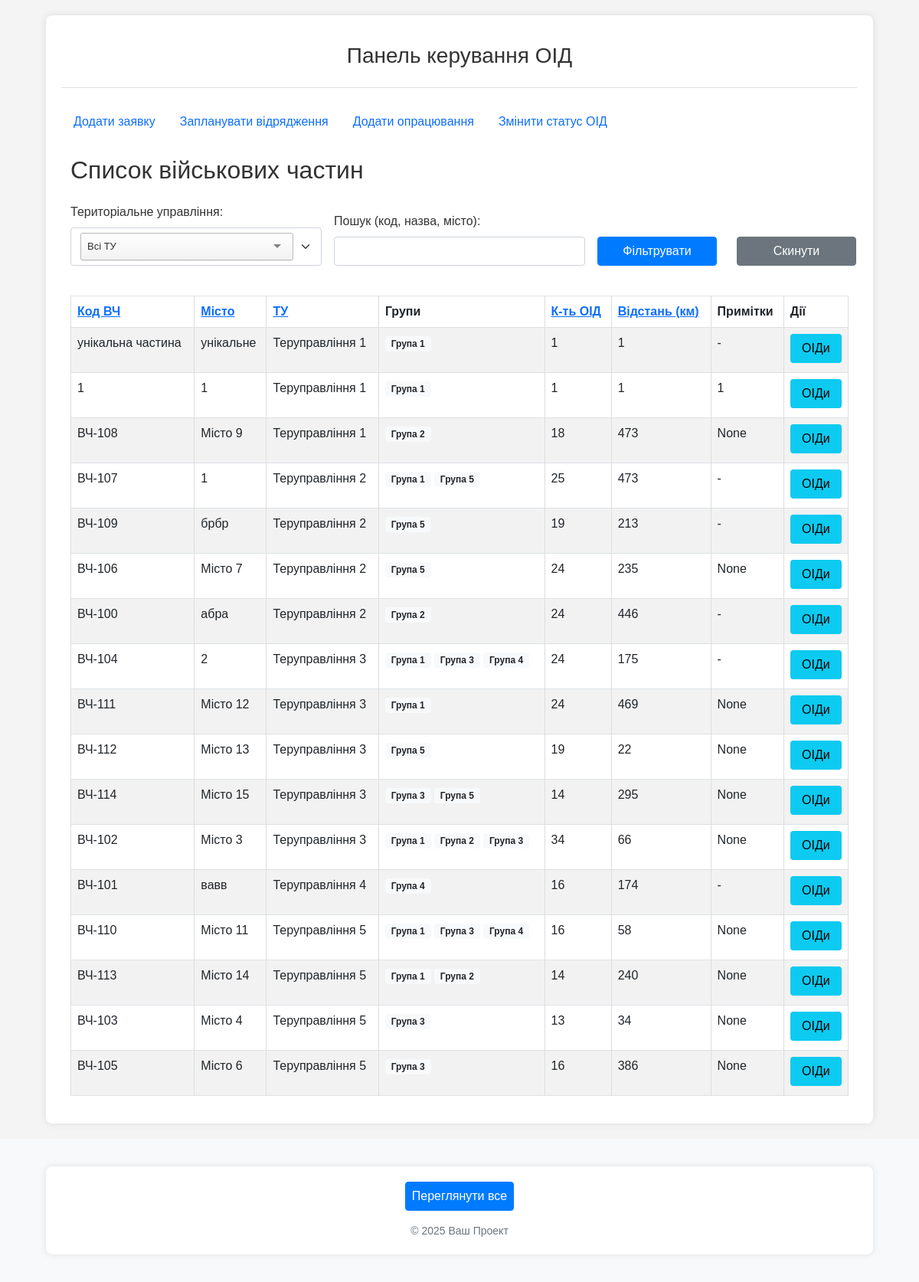
The app's page /oids/units/ with its own data.
### oids/models.py (models this page shows, shortened)
class Unit(models.Model):
    territorial_management = models.ForeignKey(
        TerritorialManagement,
        on_delete=models.SET_NULL, # Якщо ТУ видаляється, частина може залишитися, але без прив'язки до ТУ.
        null=True,
        blank=True,
        verbose_name="Територіальне управління",
        related_name='units' # Дозволить отримати всі частини для ТУ: `tu_instance.units.all()`
    )
    code = models.CharField(max_length=50, unique=True, verbose_name="Код частини (номер)")
    name = models.CharField(max_length=255, verbose_name="Назва військової частини", blank=True, null=True) # Можливо, назва не завжди потрібна, якщо є код
    city = models.CharField(max_length=100, verbose_name="Місто розташування") # Збільшив max_length для міст
    distance_from_gu = models.PositiveIntegerField(verbose_name="Відстань від ГУ (км)", blank=True, null=True) # Змінив на PositiveIntegerField
    unit_groups = models.ManyToManyField(
        UnitGroup,
        blank=True,
        verbose_name="Групи військових частин",
        related_name='units' # Дозволить отримати всі частини для групи: `group_instance.units.all()`
    )
    note = models.TextField(verbose_name="Примітки", blank=True, null=True)
    class Meta:
        verbose_name = "Військова частина"
        verbose_name_plural = "Військові частини"

class TerritorialManagement(models.Model):
    code = models.CharField(max_length=50, unique=True, verbose_name="Код управління")
    name = models.CharField(max_length=255, verbose_name="Назва управління")
    note = models.TextField(verbose_name="Примітка", blank=True, null=True)
    class Meta:
        verbose_name = "Територіальне управління"
        verbose_name_plural = "Територіальні управління"

class UnitGroup(models.Model):
    name = models.CharField(max_length=255, unique=True, verbose_name="Назва групи частин")
    note = models.TextField(verbose_name="Примітка", blank=True, null=True)
    class Meta:
        verbose_name = "Група військових частин (для відряджень)"
        verbose_name_plural = "Групи військових частин (для відряджень)"

### oids/views.py (the view)
# urls.py: path('units/', views.unit_list_view, name='list_units'),
def unit_list_view(request):
    units_list_qs = Unit.objects.select_related(
        'territorial_management'
    ).prefetch_related(
        'unit_groups',
        'oids'
    ).annotate(
        oid_count=Count('oids')
    )
    selected_tm_id_str = request.GET.get('territorial_management')
    current_tm_id_int = None # Буде None або int
    if selected_tm_id_str and selected_tm_id_str.isdigit():
        current_tm_id_int = int(selected_tm_id_str)
        units_list_qs = units_list_qs.filter(territorial_management__id=current_tm_id_int)
    search_query = request.GET.get('search_query')
    if search_query:
        units_list_qs = units_list_qs.filter(
            Q(code__icontains=search_query) |
            Q(name__icontains=search_query) |
            Q(city__icontains=search_query)
        )
    sort_by = request.GET.get('sort_by', 'territorial_management__name')
    sort_order = request.GET.get('sort_order', 'asc')
    valid_sort_fields = {
        'code': 'code',
        'name': 'name',
        'city': 'city',
        'tm': 'territorial_management__name',
        'oid_count': 'oid_count',
        'distance': 'distance_from_gu'
    }
    order_by_field = valid_sort_fields.get(sort_by, 'territorial_management__name')
    if sort_order == 'desc':
        order_by_field = f'-{order_by_field}'
    units_list_qs = units_list_qs.order_by(order_by_field, 'name' if order_by_field != 'name' else 'code')
    paginator = Paginator(units_list_qs, 25)
    page_number = request.GET.get('page')
    page_obj = paginator.get_page(page_number)
    territorial_managements_for_filter = TerritorialManagement.objects.all().order_by('name')
    context = {
        'page_title': 'Список військових частин',
        'units': page_obj,
        'page_obj': page_obj,
        'territorial_managements_for_filter': territorial_managements_for_filter,
        'current_tm_id': current_tm_id_int, # Передаємо int або None
        'current_search_query': search_query,
        'current_sort_by': sort_by,
        'current_sort_order': sort_order,
        'is_sorted_desc': sort_order == 'desc',
    }
    return render(request, 'oids/lists/unit_list.html', context)

### oids/templates/oids/lists/unit_list.html (shortened to what this page needs)
{% extends "oids/base.html" %}
{% block content %}
<div class="container-fluid">
	<h2 class="mb-4">{{ page_title }}</h2>
	<form method="GET" action="{% url 'oids:list_units' %}" class="mb-4">
		<div class="row g-3 align-items-end">
			      <div class="col-md-4">
                <label for="territorial_management_filter" class="form-label">Територіальне управління:</label>
            </div>
			<div class="col-md-4">
				<label for="search_query_filter" class="form-label">Пошук (код, назва, місто):</label>
				<input type="text" name="search_query" id="search_query_filter" class="form-control" value="{{ current_search_query|default:'' }}">
			</div>
			<div class="col-md-2">
				<button type="submit" class="btn btn-primary w-100">Фільтрувати</button>
			</div>
			<div class="col-md-2">
				<a href="{% url 'oids:list_units' %}" class="btn btn-secondary w-100">Скинути</a>
			</div>
		</div>
	</form>
	{% if units %}
	<div class="table-responsive">
		<table class="table table-striped table-bordered table-hover">
			<thead class="thead-dark">
				<tr>
					{% url 'oids:list_units' as list_url %}
					{% with tm_param_str=current_tm_id|default_if_none:""|stringformat:"s" search_param_str=current_search_query|default_if_none:"" %}
					{% with base_params="territorial_management="|add:tm_param_str|add:"&search_query="|add:search_param_str %}
					<th>
						<a href="{{ list_url }}?sort_by=code&sort_order={% if current_sort_by == 'code' and not is_sorted_desc %}desc{% else %}asc{% endif %}&{{ base_params }}">
							Код ВЧ {% if current_sort_by == 'code' %}{% if is_sorted_desc %}▼{% else %}▲{% endif %}{% endif %}
						</a>
					</th>
					<th>
						<a href="{{ list_url }}?sort_by=name&sort_order={% if current_sort_by == 'name' and not is_sorted_desc %}desc{% else %}asc{% endif %}&{{ base_params }}">
							Місто {% if current_sort_by == 'name' %}{% if is_sorted_desc %}▼{% else %}▲{% endif %}{% endif %}
						</a>
					</th>
					<th>
						<a href="{{ list_url }}?sort_by=tm&sort_order={% if current_sort_by == 'tm' and not is_sorted_desc %}desc{% else %}asc{% endif %}&{{ base_params }}">
							ТУ {% if current_sort_by == 'tm' %}{% if is_sorted_desc %}▼{% else %}▲{% endif %}{% endif %}
						</a>
					</th>
					<th>Групи</th>
					<th>
						<a href="{{ list_url }}?sort_by=oid_count&sort_order={% if current_sort_by == 'oid_count' and not is_sorted_desc %}desc{% else %}asc{% endif %}&{{ base_params }}">
							К-ть ОІД {% if current_sort_by == 'oid_count' %}{% if is_sorted_desc %}▼{% else %}▲{% endif %}{% endif %}
						</a>
					</th>
					<th>
						<a href="{{ list_url }}?sort_by=distance&sort_order={% if current_sort_by == 'distance' and not is_sorted_desc %}desc{% else %}asc{% endif %}&{{ base_params }}">
							Відстань (км) {% if current_sort_by == 'distance' %}{% if is_sorted_desc %}▼{% else %}▲{% endif %}{% endif %}
						</a>
					</th>
					<th>Примітки</th>
					<th>Дії</th>
					{% endwith %}
					{% endwith %}
				</tr>
			</thead>
			<tbody>
				{% for unit in units %}
				<tr>
					<td>{{ unit.code }}</td>
					<td>{{ unit.city }}</td>
					<td>{{ unit.territorial_management.name|default:"Не вказано" }}</td>
					<td>
						{% for group in unit.unit_groups.all %}
						<span class="badge bg-light text-dark">{{ group.name }}</span>{% if not forloop.last %} {% endif %}
						{% empty %}
						-
						{% endfor %}
					</td>
					<td>{{ unit.oid_count }}</td>
					<td>{{ unit.distance_from_gu|default:"-" }}</td>
					<td>{{ unit.note|truncatewords:10|default:"-" }}</td>
					<td>
						<a href="{% url 'oids:main_dashboard' %}?unit={{ unit.id }}" class="btn btn-sm btn-info mb-1 d-block">ОІДи</a>
					</td>
				</tr>
				{% endfor %}
			</tbody>
		</table>
	</div>
	{% else %}
	<p>Немає військових частин, що відповідають вашим критеріям фільтрації.</p>
	<a href="{% url 'oids:list_units' %}" class="btn btn-primary">Скинути фільтри</a>
	{% endif %}
</div>
{% endblock %}

### oids/static/oids/css/style.css (style rules this page uses)
body { font-family: Arial, sans-serif; margin: 0; padding: 0; background-color: #f4f4f4; color: #333; }
table { width: 100%; border-collapse: collapse; margin-top: 15px; }
table, th, td { border: 1px solid #ddd; }
th, td { padding: 8px; text-align: left; }
th { background-color: #f2f2f2; }
.btn { display: inline-block; font-weight: 400; text-align: center; white-space: nowrap; vertical-align: middle; user-select: none; border: 1px solid transparent; padding: 0.375rem 0.75rem; font-size: 1rem; line-height: 1.5; border-radius: 0.25rem; text-decoration: none; cursor: pointer; transition: color 0.15s ease-in-out, background-color 0.15s ease-in-out, border-color 0.15s ease-in-out, box-shadow 0.15s ease-in-out; }
.btn-primary { color: #fff; background-color: #007bff; border-color: #007bff; }
.btn-secondary { color: #fff; background-color: #6c757d; border-color: #6c757d; margin-left: 10px; }

### records on screen
Unit: code "унікальна частина", city "унікальне", territorial_management.name "Теруправління 1", oid_count "1", distance_from_gu "1", note "-"
UnitGroup: name "Група 1"
Unit: code "1", city "1", territorial_management.name "Теруправління 1", oid_count "1", distance_from_gu "1", note "1"
Unit: code "ВЧ-108", city "Місто 9", territorial_management.name "Теруправління 1", oid_count "18", distance_from_gu "473", note "None"
UnitGroup: name "Група 2"
Unit: code "ВЧ-107", city "1", territorial_management.name "Теруправління 2", oid_count "25", distance_from_gu "473", note "-"
UnitGroup: name "Група 5"
Unit: code "ВЧ-109", city "брбр", territorial_management.name "Теруправління 2", oid_count "19", distance_from_gu "213", note "-"
Unit: code "ВЧ-106", city "Місто 7", territorial_management.name "Теруправління 2", oid_count "24", distance_from_gu "235", note "None"
Unit: code "ВЧ-100", city "абра", territorial_management.name "Теруправління 2", oid_count "24", distance_from_gu "446", note "-"
Unit: code "ВЧ-104", city "2", territorial_management.name "Теруправління 3", oid_count "24", distance_from_gu "175", note "-"
UnitGroup: name "Група 3"
UnitGroup: name "Група 4"
Unit: code "ВЧ-111", city "Місто 12", territorial_management.name "Теруправління 3", oid_count "24", distance_from_gu "469", note "None"
Unit: code "ВЧ-112", city "Місто 13", territorial_management.name "Теруправління 3", oid_count "19", distance_from_gu "22", note "None"
Unit: code "ВЧ-114", city "Місто 15", territorial_management.name "Теруправління 3", oid_count "14", distance_from_gu "295", note "None"
Unit: code "ВЧ-102", city "Місто 3", territorial_management.name "Теруправління 3", oid_count "34", distance_from_gu "66", note "None"
Unit: code "ВЧ-101", city "вавв", territorial_management.name "Теруправління 4", oid_count "16", distance_from_gu "174", note "-"
Unit: code "ВЧ-110", city "Місто 11", territorial_management.name "Теруправління 5", oid_count "16", distance_from_gu "58", note "None"
Unit: code "ВЧ-113", city "Місто 14", territorial_management.name "Теруправління 5", oid_count "14", distance_from_gu "240", note "None"
Unit: code "ВЧ-103", city "Місто 4", territorial_management.name "Теруправління 5", oid_count "13", distance_from_gu "34", note "None"
Unit: code "ВЧ-105", city "Місто 6", territorial_management.name "Теруправління 5", oid_count "16", distance_from_gu "386", note "None"

### other values on screen
{{ page_title }} "Список військових частин"
